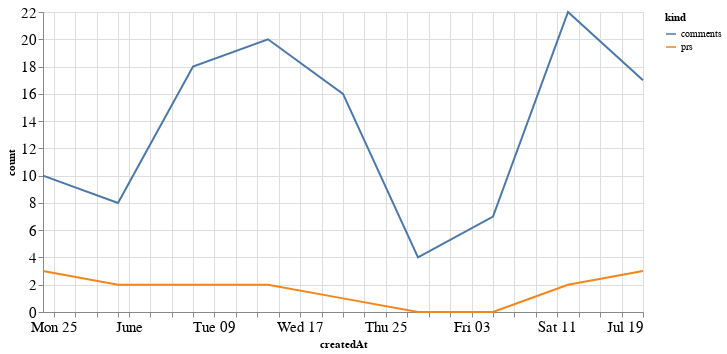

Notebook code cell kept with this figure:
### Code cell
alt.Chart(total_time, width=600).mark_line().encode(
    x='createdAt',
    y='count',
    color='kind'
)

### Figure 1 — Vega-Lite specification as saved in the notebook (floating-point values rounded to 4 significant figures)
{"config": {"axisLeft": {"labelFontSize": 15}, "axisBottom": {"labelFontSize": 15}}, "data": {"name": "data-23187d317f705c6fef695bdcda8292c0"}, "mark": "line", "encoding": {"color": {"type": "nominal", "field": "kind"}, "x": {"type": "temporal", "field": "createdAt"}, "y": {"type": "quantitative", "field": "count"}}, "width": 600, "$schema": "https://vega.github.io/schema/vega-lite/v4.8.1.json", "datasets": {"data-23187d317f705c6fef695bdcda8292c0": [{"createdAt": "2020-05-24T00:00:00", "kind": "prs", "count": 3}, {"createdAt": "2020-05-31T00:00:00", "kind": "prs", "count": 2}, {"createdAt": "2020-06-07T00:00:00", "kind": "prs", "count": 2}, {"createdAt": "2020-06-14T00:00:00", "kind": "prs", "count": 2}, {"createdAt": "2020-06-21T00:00:00", "kind": "prs", "count": 1}, {"createdAt": "2020-06-28T00:00:00", "kind": "prs", "count": 0}, {"createdAt": "2020-07-05T00:00:00", "kind": "prs", "count": 0}, {"createdAt": "2020-07-12T00:00:00", "kind": "prs", "count": 2}, {"createdAt": "2020-07-19T00:00:00", "kind": "prs", "count": 3}, {"createdAt": "2020-05-24T00:00:00", "kind": "comments", "count": 10}, {"createdAt": "2020-05-31T00:00:00", "kind": "comments", "count": 8}, {"createdAt": "2020-06-07T00:00:00", "kind": "comments", "count": 18}, {"createdAt": "2020-06-14T00:00:00", "kind": "comments", "count": 20}, {"createdAt": "2020-06-21T00:00:00", "kind": "comments", "count": 16}, {"createdAt": "2020-06-28T00:00:00", "kind": "comments", "count": 4}, {"createdAt": "2020-07-05T00:00:00", "kind": "comments", "count": 7}, {"createdAt": "2020-07-12T00:00:00", "kind": "comments", "count": 22}, {"createdAt": "2020-07-19T00:00:00", "kind": "comments", "count": 17}]}}
